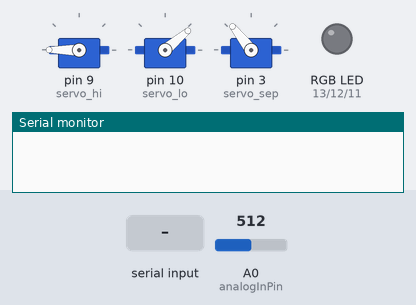
The sketch below on a simulated Arduino Uno, built with avr-gcc and run on an emulated ATmega328P. Shown: 3 × servo, an RGB LED mixed from three pins (HIGH = lit), the last lines printed to the serial monitor. The inputs (shaded band) are chosen by the test bench; at power-on: A0 (analogInPin) = 512.

Above: at 4.3 s.
4.4 s: "h90\n" received over Serial
At 6.5 s:
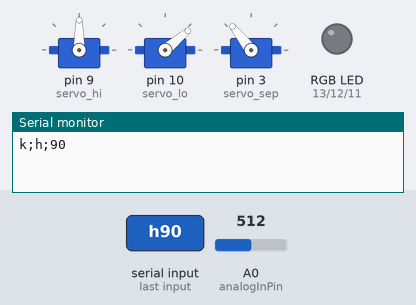
6.8 s: "r\n" received over Serial
At 8.0 s:
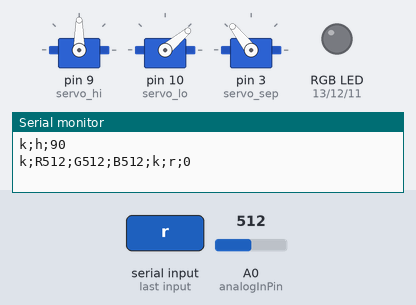
8.3 s: "l90\n" received over Serial
At 9.8 s:
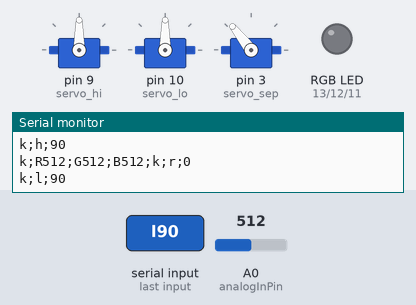
10.3 s: "c90\n" received over Serial
At 11.0 s:
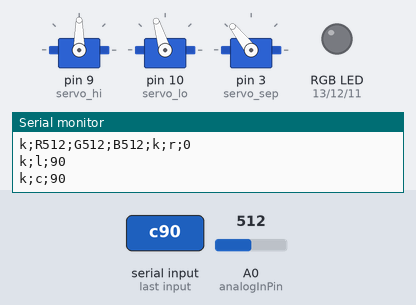
11.9 s: "o90\n" received over Serial
At 12.35 s:
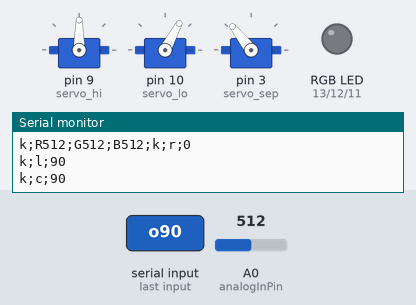
14.1 s: "s90\n" received over Serial
At 15.7 s:
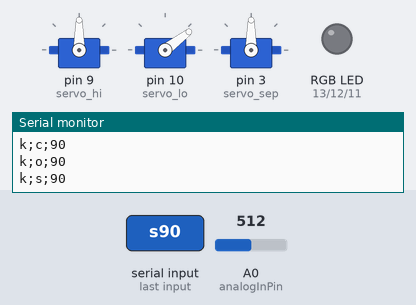
Timing chart, 0 to 16.9 s (numbered marks = the images above; inputs shaded):
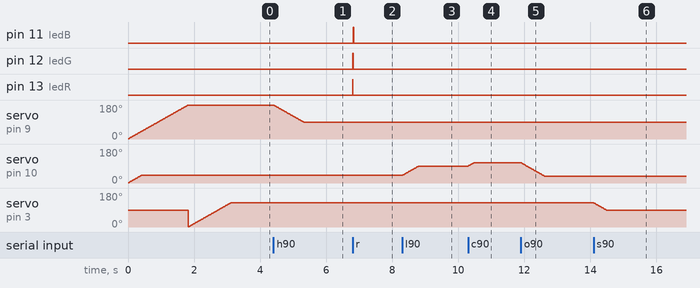

Measured:
- after the input at 4.4 s, servo on pin 9 (servo_hi): moves from 180° to 90° over 0.91 s, starting at once
- after the input at 6.8 s, pin 11 (ledB), pin 12 (ledG), pin 13 (ledR): LOW → HIGH at once, → LOW 0.01 s later
- after the input at 8.3 s, servo on pin 10 (servo_lo): moves from 40° to 90° over 0.50 s, starting at once
- after the input at 10.3 s, servo on pin 10 (servo_lo): moves from 90° to 107° over 0.16 s, starting at once
- after the input at 11.9 s, servo on pin 10 (servo_lo): moves from 107° to 37° over 0.70 s, starting at once
- after the input at 14.1 s, servo on pin 3 (servo_sep): moves from 128° to 90° over 0.37 s, starting at once

The sketch:

servo_pos_003_RGB_LED.ino
```cpp
// Pellet Sorter

String version_string = "pellet_sorter";

// Servo stuff
#include <Servo.h>

Servo servo_hi;  // create servo object, upper servo
Servo servo_lo;  // create servo object, lower servo
Servo servo_sep;  // separator

int pos_hi = 0;    // variable to store the servo position
int pos_lo = 0;
int target_hi = 180;
int target_lo = 40;

int target_offset = 20;
int servo_offset = target_offset;

int servo_delay = 10;

int pos_sep = 0;
int target_sep = 128;

// RGB LED pins
int ledR = 13;
int ledG = 12;
int ledB = 11;
const int RGB_delay = 10;


// analog read pin
const int analogInPin = A0;  // Analog input pin that the potentiometer is attached to


// serial command processor
byte inByte = 0;         // incoming serial byte
byte cmd;                // command (1 character)
long val;                // value
byte val_sig = 1;        // signature


void setup()
{
  // initialize RGB LED
  pinMode(ledR, OUTPUT);
  pinMode(ledG, OUTPUT);
  pinMode(ledB, OUTPUT);

  // intitalize Servos
  servo_hi.attach(9);   // attaches the servo on pin 9 to the servo object
  servo_lo.attach(10);  // attaches the servo on pin 9 to the servo object
  servo_sep.attach(3);  // attaches the servo on pin 9 to the servo object

  Serial.begin(9600);

  while (move_servo()) {}
  while (move_separator()) {}
}


void loop()
{
  if (Serial.available() > 0) {
    // get incoming byte:
    inByte = Serial.read();

    if (inByte >= 'a') {
      cmd = inByte;
      val = 0;
      val_sig = 1;
    } else {
      if (inByte == 10)  {
        switch (cmd) {
          case 'h': // upper servo
            target_hi = constrain(val, 0, 255);
            while (move_servo()) {}
            break;
          case 'l': // lower servo
            target_lo = constrain(val, 0, 255);
            while (move_servo()) {}
            break;

          case 'c': // combined movement
            target_lo = calc_lo(pos_hi, servo_offset);
            while (move_servo()) {}

            target_hi = constrain(val, 0, 255);
            move_combined();
            break;

          case 'o':
            // combined movement
            target_lo = calc_lo(pos_hi, servo_offset);
            while (move_servo()) {}

            target_offset = val;
            move_offset();
            break;

          case 's': // lower servo
            target_sep = constrain(val, 0, 255);
            while (move_separator()) {}
            break;


          case 'd': // set delay
            servo_delay = val;
            break;

          case 'w': // wait for val milliseconds
            if (val > 0)
              delay (val);
            break;

          case 'r': // set delay
            Serial.write('k');
            Serial.write(';');
            analog_to_serial('R', ledR);
            analog_to_serial('G', ledG);
            analog_to_serial('B', ledB);
            break;

          case 'i': // set delay
            Serial.write('k');
            Serial.write(';');
            Serial.print(version_string);
            Serial.write(';');
            break;

          default:
            // if nothing else matches, do the default
            // default is optional
            break;
        }
        Serial.write('k');
        Serial.write(';');
        Serial.write(cmd);
        Serial.write(';');
        Serial.println(val);
      } else {
        if (inByte == '-') val_sig = -val_sig;
        if ((inByte >= '0') && (inByte <= '9')) val = val * 10 + (inByte - '0');
      }
    }
  }
}


boolean move_servo() {
  if ((target_hi == pos_hi) && (target_lo == pos_lo))
    return(false);

  if (target_hi != pos_hi)
    if (target_hi > pos_hi)
      pos_hi ++;
    else
      pos_hi --;

  if (target_lo != pos_lo)
    if (target_lo > pos_lo)
      pos_lo ++;
    else
      pos_lo --;

  servo_hi.write(pos_hi);              // tell servo to go to position in variable 'pos'
  servo_lo.write(pos_lo);              // tell servo to go to position in variable 'pos'

  delay(servo_delay);
  return(true);
}


boolean move_separator() {
  if (target_sep == pos_sep)
    return(false);

  if (target_sep > pos_sep)
      pos_sep ++;
    else
      pos_sep --;

  servo_sep.write(pos_sep);

  delay(servo_delay);
  return(true);
}


boolean move_offset() {
  while (target_offset != servo_offset) {
    if (target_offset > servo_offset)
      servo_offset ++;
    else
      servo_offset --;

    pos_lo = calc_lo(pos_hi, servo_offset);

    servo_lo.write(pos_lo);              // tell servo to go to position in variable 'pos'

    delay(servo_delay);
  }
  return(true);
}

boolean move_combined() {
  while (target_hi != pos_hi) {
    if (target_hi != pos_hi)
      if (target_hi > pos_hi)
        pos_hi ++;
      else
        pos_hi --;

    pos_lo = calc_lo(pos_hi, servo_offset);

    servo_hi.write(pos_hi);              // tell servo to go to position in variable 'pos'
    servo_lo.write(pos_lo);              // tell servo to go to position in variable 'pos'

    delay(servo_delay);
  }
  target_lo = pos_lo;
  return(true);
}


// combined servo move
// hi servo has leading position
// lo servo follows and adds offset
int calc_lo (int h, int offset) {
  // int l = map(h + offset, 44, 180, 160, 60);

  int t = (160 - 60) *  (h - 44) / (180 - 44);
  int l = 160 - t - offset;
  return(l);
}


// choose a color led, read optical sensor and write to serial
void analog_to_serial(char a, int led) {
  digitalWrite(led, HIGH);   // turn the LED on (HIGH is the voltage level)
  Serial.print(a);
  delay(RGB_delay);
  Serial.print(analogRead(analogInPin));
  digitalWrite(led, LOW);    // turn the LED off by making the voltage LOW
  Serial.print(';');
}
```
